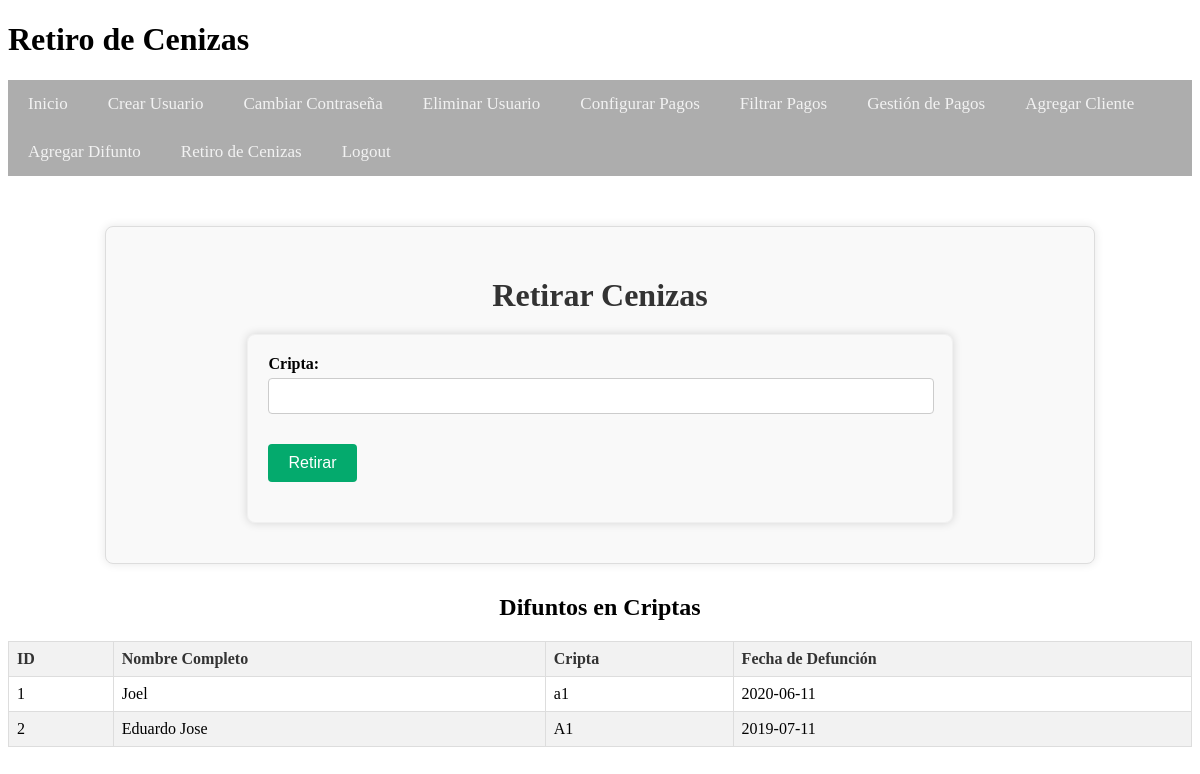
/retiro_cenizas (signed in), run on the app's committed database.
### tables this page shows
CREATE TABLE Difuntos (
    ID_difunto INTEGER PRIMARY KEY AUTOINCREMENT,
    Nombre_completo TEXT,
    Apellido_paterno TEXT,
    Apellido_materno TEXT,
    Cripta TEXT,
    Fecha_defuncion DATE,
    Fecha DATE,
    Fecha_Retiro DATE,
    FOREIGN KEY (Cripta) REFERENCES Clientes(Cripta)
);

### app.py (the view, shortened to what this page needs)
@app.route('/retiro_cenizas', methods=['GET', 'POST'])
@role_required(['cajera', 'admin'])
def retiro_cenizas():
    conn = get_db_connection()
    cursor = conn.cursor()
    cursor.execute('SELECT * FROM Difuntos WHERE Fecha_Retiro IS NULL')
    difuntos = cursor.fetchall()
    conn.close()
    return render_template('retiro_cenizas.html', difuntos=difuntos)

### app.py (called while the page is built)
def role_required(allowed_roles):
    def decorator(func):
        @wraps(func)
        def wrapper(*args, **kwargs):
            if 'role' in session and session['role'] in allowed_roles:
                return func(*args, **kwargs)
            else:
                flash('No tienes permiso para acceder a esta página.', 'error')
                return redirect(url_for('login'))  # Redirige a la página de inicio o a donde sea apropiado
        return wrapper
    return decorator

def get_db_connection():
    conn = sqlite3.connect('cripta_administracion.db')
    conn.row_factory = sqlite3.Row
    return conn

### templates/retiro_cenizas.html (shortened to what this page needs)
<!DOCTYPE html>
<html lang="es">
<head>
    <link rel="stylesheet" href="{{ url_for('static', filename='styles.css') }}">
</head>
<body>
    <header>
        <h1>Retiro de Cenizas</h1>
        {% if 'username' in session %}
        <nav>
            <ul class="navbar">
                <li><a href="{{ url_for('menu') }}">Inicio</a></li>
                {% if session['role'] == 'admin' %}
                <li><a href="{{ url_for('create_user') }}">Crear Usuario</a></li>
                <li><a href="{{ url_for('change_password') }}">Cambiar Contraseña</a></li>
                <li><a href="{{ url_for('delete_user') }}">Eliminar Usuario</a></li>
                <li><a href="{{ url_for('configurar_pagos') }}">Configurar Pagos</a></li>
                <li><a href="{{ url_for('filtrado_pagos') }}">Filtrar Pagos</a></li>
                {% endif %}
                <li><a href="{{ url_for('pagos_cajero') }}">Gestión de Pagos</a></li>
                <li><a href="{{ url_for('agregar_cliente') }}">Agregar Cliente</a></li>
                <li><a href="{{ url_for('agregar_difunto') }}">Agregar Difunto</a></li>
                <li><a href="{{ url_for('retiro_cenizas') }}">Retiro de Cenizas</a></li>
                <li><a href="{{ url_for('logout') }}">Logout</a></li>
            </ul>
        </nav>
        {% endif %}
    </header>
    <main>
        <div class="change-password-container">
            <h2>Retirar Cenizas</h2>
            <form method="post">
                <div class="form-group">
                    <label for="cripta">Cripta:</label>
                    <input type="text" id="cripta" name="cripta" required>
                </div>
                <div class="form-group">
                    <button type="submit">Retirar</button>
                </div>
            </form>
        </div>
        <h2>Difuntos en Criptas</h2>
        <table>
            <thead>
                <tr>
                    <th>ID</th>
                    <th>Nombre Completo</th>
                    <th>Cripta</th>
                    <th>Fecha de Defunción</th>
                </tr>
            </thead>
            <tbody>
                {% for difunto in difuntos %}
                <tr>
                    <td>{{ difunto['ID_difunto'] }}</td>
                    <td>{{ difunto['Nombre_completo'] }}</td>
                    <td>{{ difunto['Cripta'] }}</td>
                    <td>{{ difunto['Fecha_defuncion'] }}</td>
                </tr>
                {% endfor %}
            </tbody>
        </table>
    </main>
</body>
</html>

### static/styles.css (style rules this page uses)
nav { background-color: #33333321; overflow: hidden; }
nav ul { list-style-type: none; margin: 0; padding: 0; text-align: center; }
nav ul li { display: inline; }
nav ul li a { text-decoration: none; color: #fff; padding: 10px 20px; display: inline-block; }
.navbar { background-color: #3333334f; overflow: hidden; }
.navbar a { float: left; display: block; color: #f2f2f2; text-align: center; padding: 14px 20px; text-decoration: none; font-size: 17px; }
form { margin-bottom: 20px; }
form label { display: block; margin-bottom: 5px; font-weight: bold; }
form input[type="text"], form input[type="file"] { width: calc(100% - 12px); padding: 8px; margin-bottom: 10px; border: 1px solid #cccccc; border-radius: 4px; font-size: 16px; }
table { width: 100%; border-collapse: collapse; margin-top: 20px; }
table th, table td { border: 1px solid #ddd; padding: 8px; text-align: left; }
table th { background-color: #f2f2f2; color: #333; }
table tr:nth-child(even) { background-color: #f2f2f2; }
h2 { margin-top: 30px; text-align: center; }
.change-password-container { width: 80%; margin: auto; padding: 20px; border: 1px solid #ddd; border-radius: 8px; background-color: #f9f9f9; margin-top: 50px; box-shadow: 0 0 10px rgba(0, 0, 0, 0.1); }
.change-password-container form { width: 70%; margin: auto; }
.form-group { margin-bottom: 20px; }
.form-group label { display: block; margin-bottom: 5px; font-weight: bold; }
.form-group button { background-color: #04AA6D; color: white; border: none; padding: 10px 20px; text-align: center; text-decoration: none; display: inline-block; font-size: 16px; cursor: pointer; border-radius: 4px; }
.change-password-container h2 { font-size: 2em; color: #333; text-align: center; margin-bottom: 20px; }
.form-group select, .form-group input[type="text"], .form-group input[type="number"], .form-group textarea { width: calc(100% - 16px); padding: 8px; margin-bottom: 10px; border: 1px solid #ccc; border-radius: 4px; font-size: 16px; }
.form-group button { background-color: #04AA6D; color: white; border: none; padding: 10px 20px; text-align: center; text-decoration: none; display: inline-block; font-size: 16px; cursor: pointer; border-radius: 4px; transition: background-color 0.3s; }
form { width: 80%; margin: auto; padding: 20px; border: 1px solid #dddddd51; border-radius: 8px; background-color: #f9f9f905; box-shadow: 0 0 10px rgba(0, 0, 0, 0.151); margin-top: 20px; }
form input[type="text"], form select { width: calc(100% - 22px); padding: 10px; margin-bottom: 10px; border: 1px solid #ccc; border-radius: 4px; font-size: 16px; }
form button { background-color: #04AA6D; color: white; border: none; padding: 10px 20px; font-size: 16px; cursor: pointer; border-radius: 4px; }
table, th, td { border: 1px solid #ddd; padding: 8px; text-align: left; }
th { background-color: #f2f2f2; }

### data on the page
Difuntos: ID_difunto "1", Nombre_completo "Joel", Cripta "a1", Fecha_defuncion "2020-06-11"
Difuntos: ID_difunto "2", Nombre_completo "Eduardo Jose", Cripta "A1", Fecha_defuncion "2019-07-11"
